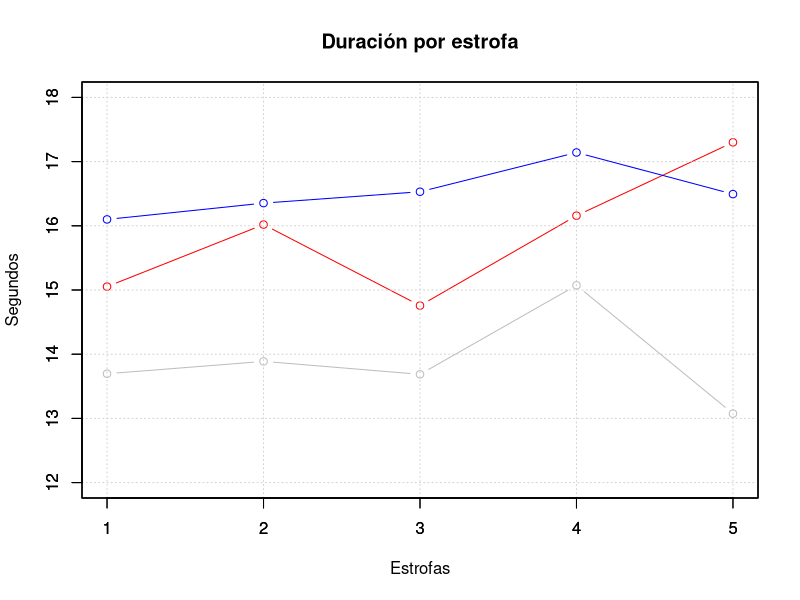
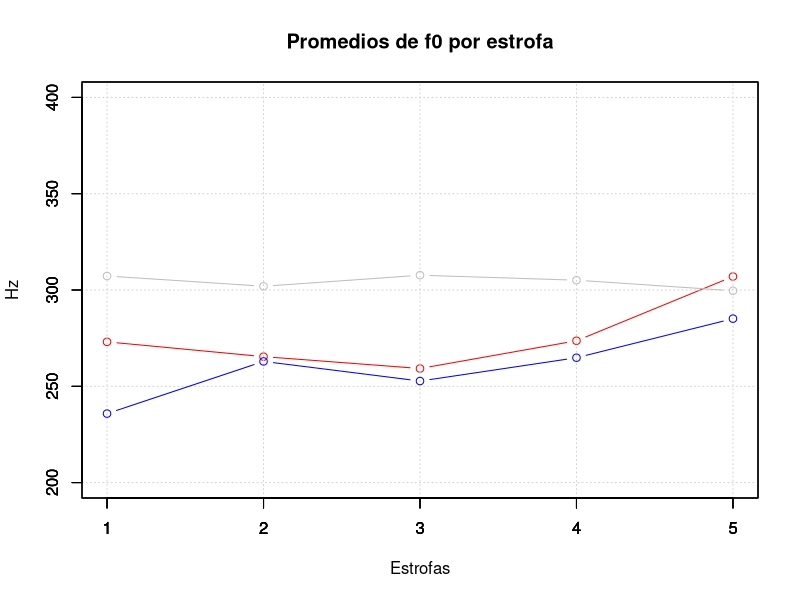
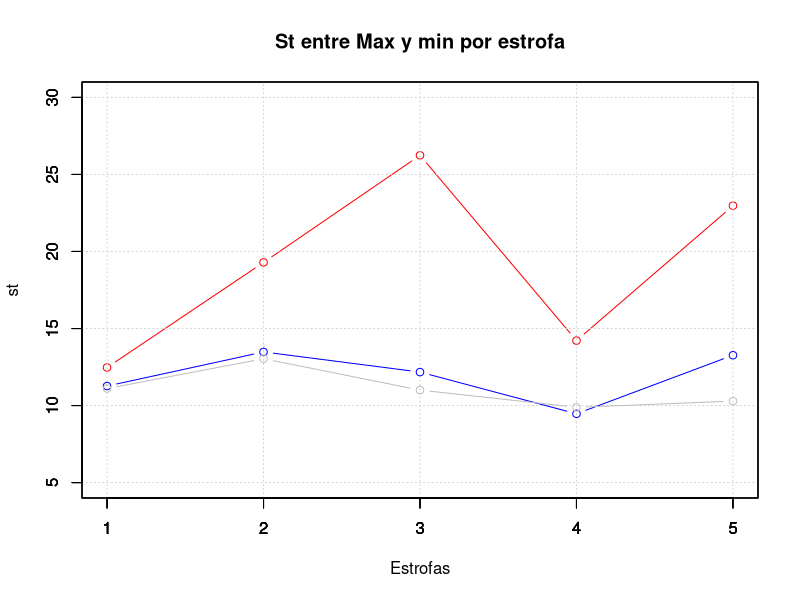
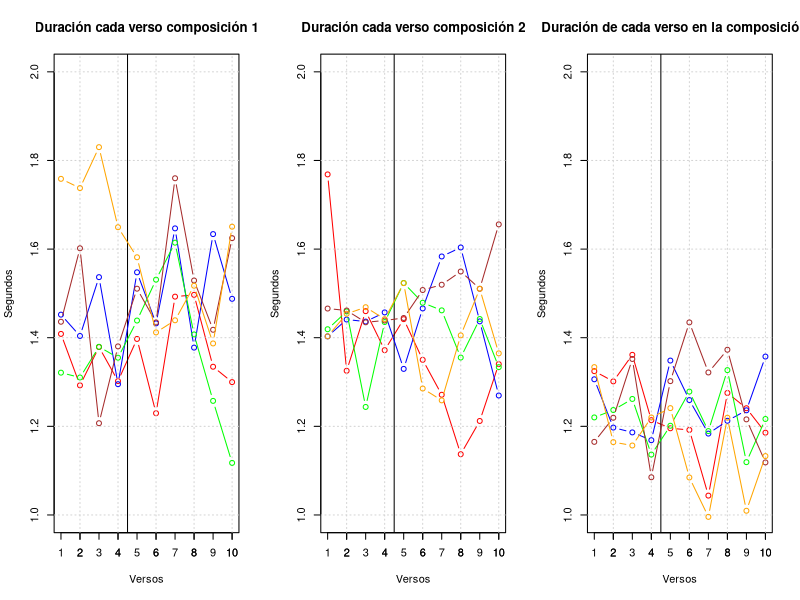
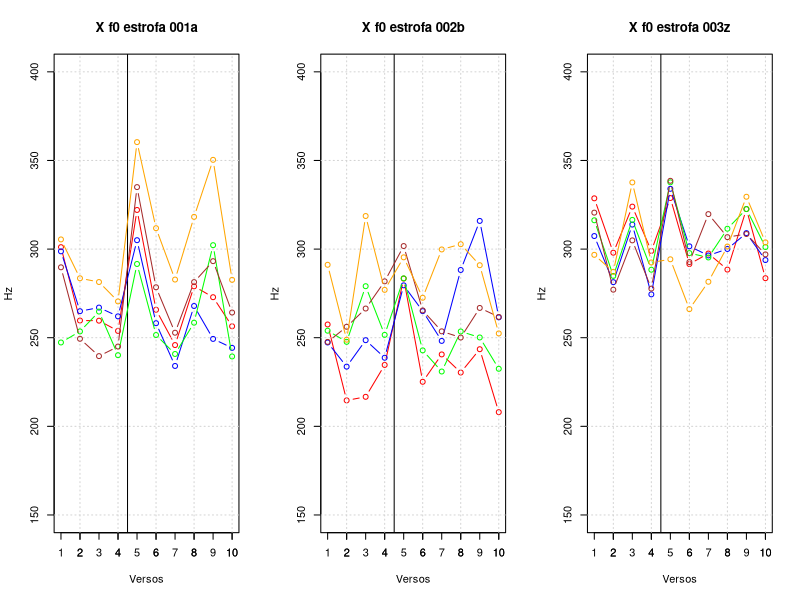
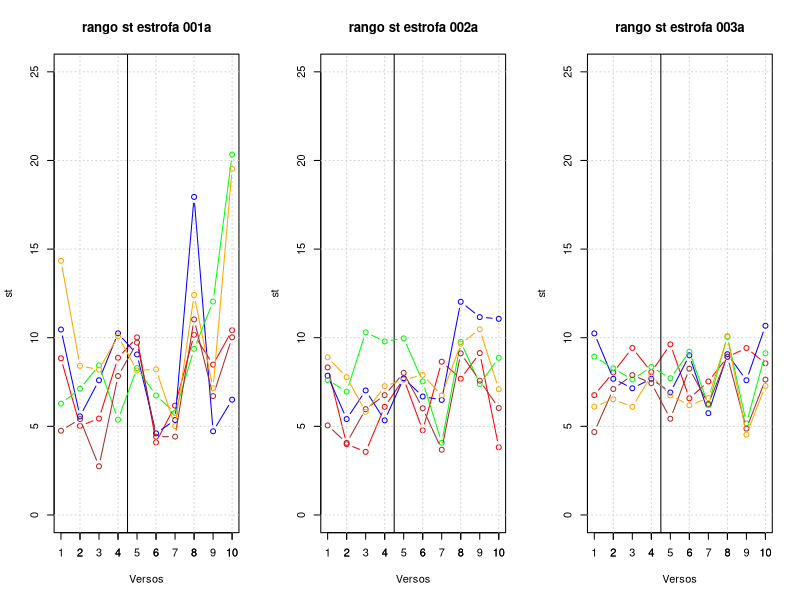
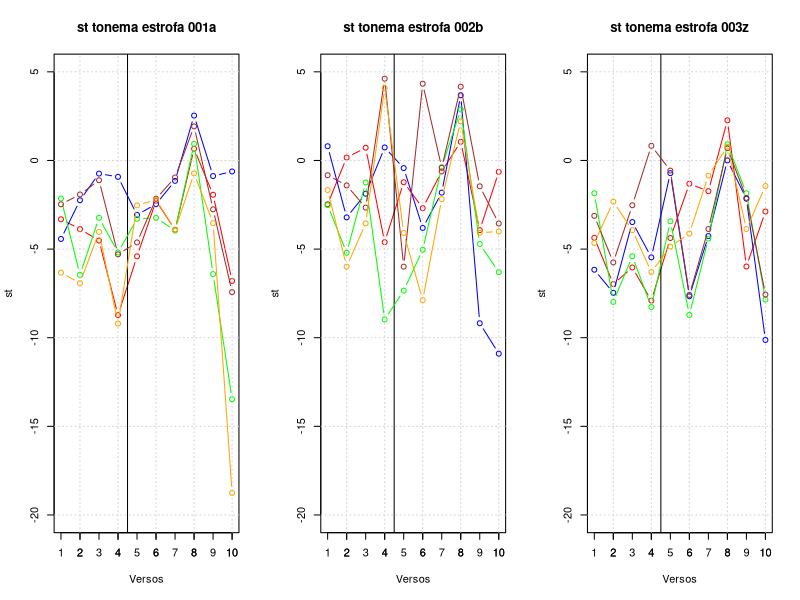
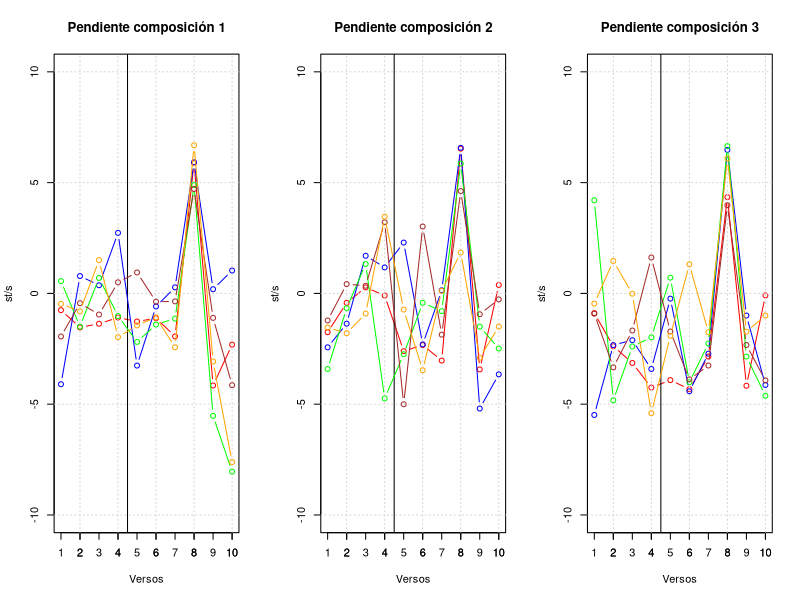

R code for these plots, in order: (Note: this script raises an error after producing the figures.)
#Casa mapa
setwd("/Users/Mapa/Documents/violeta_parra")


# casa Imac
setwd("/Users/guru/Documents/vparra/corpus")

# Universidad
setwd("/Users/imac/Documents/violetaParra/septiembre2024")

 # por verso
data <- read.csv('data.txt')

# por estrofa
data_g <- read.csv('data_g.txt')
str(data_g)
comp001 <- subset(data_g,composicion == 1)
comp002 <- subset(data_g,composicion == 2)
comp003 <- subset(data_g,composicion == 3)









str(data)

caso001 <- subset(data, composicion == 1)
caso002 <- subset(data, composicion == 2)
caso003 <- subset(data, composicion == 3)

duracion = c(mean(caso001[,6]), mean(caso002[,6]), mean(caso003[,6]))
xf0_todas = c(mean(caso001[,7]), mean(caso002[,7]), mean(caso003[,7]))
stMm_todas = c(mean(caso001[,8]), mean(caso002[,8]), mean(caso003[,8]))
stT_todas <- c(mean(caso001[,9]), mean(caso002[,9]), mean(caso003[,9]))


primera001 <- subset(caso001,estrofa=="1")
segunda001 <- subset(caso001,estrofa=="2")
tercera001 <- subset(caso001,estrofa=="3")
cuarta001 <- subset(caso001,estrofa=="4")
quinta001 <- subset(caso001,estrofa=="5")



primera002 <- subset(caso002,estrofa=="1")
segunda002 <- subset(caso002,estrofa=="2")
tercera002 <- subset(caso002,estrofa=="3")
cuarta002 <- subset(caso002,estrofa=="4")
quinta002 <- subset(caso002,estrofa=="5")


primera003 <- subset(caso003,estrofa=="1")
segunda003 <- subset(caso003,estrofa=="2")
tercera003 <- subset(caso003,estrofa=="3")
cuarta003 <- subset(caso003,estrofa=="4")
quinta003 <- subset(caso003,estrofa=="5")



#########################
######    GRAFICOS     ###########
#########################

# generales

# duracion [,4]

# x f0[,5]

# semitonos máx y mín [,8]

# Duración por estrofa en las tres composiciones
plot.new()
plot(comp001[,4], type ="b",col = "red", ylim=c(12,18), ylab="",xaxt= "n",yaxt="n", xlab= "", main="Duración por estrofa")
grid()
par(new=TRUE)
plot(comp002[,4], type ="b",col = "blue", ylim=c(12,18), yxat="n", xaxt= "n", ylab="", xlab= "")
par(new=TRUE)
plot(comp003[,4], type ="b",col = "gray", ylim=c(12,18), ylab="Segundos", xlab= "Estrofas", yxat="n")
axis(1, at=(1:5), labels=c("1", "2", "3", "4", "5"))


# Promedios de f0 
plot.new()
plot(comp001[,5], type ="b",col = "red", ylim=c(200,400), ylab="Hz", xlab= "Estrofas", main="Promedios de f0 por estrofa")
grid()
axis(1, at=(1:5), labels=c("1", "2", "3", "4", "5"))
par(new=TRUE)
plot(comp002[,5], type ="b",col = "blue", ylim=c(200,400), ylab="", xlab= "")
par(new=TRUE)
plot(comp003[,5], type ="b",col = "gray", ylim=c(200,400), ylab="", xlab= "")


# st máximo y mínimo

plot.new()
plot(comp001[,8], type ="b",col = "red", ylim=c(5,30), ylab="st", xlab= "Estrofas", main="St entre Max y min por estrofa")
grid()
axis(1, at=(1:5), labels=c("1", "2", "3", "4", "5"))
par(new=TRUE)
plot(comp002[,8], type ="b",col = "blue", ylim=c(5,30), ylab="", xlab= "")
par(new=TRUE)
plot(comp003[,8], type ="b",col = "gray", ylim=c(5,30), ylab="", xlab= "")









####### valores generales para los gráficos

axis_versos <- c("1", "2", "3", "4", "5", "6", "7", "8", "9", "10")
dursegs = c(1,2)
valoresf0 = c(150,400)
rangost <- c(0,25)
rangost_T <- c(-20,5)
rangoP <- c(-10,10)
rangoPT <- c(-80, 20)
#########################



# específicos
# Duración por verso y por estrofa


par(mfrow= c(1,3))
plot(primera001[,4],primera001[,6], type="b", col = "red", ylim=dursegs, ylab= "Segundos", xlab = "Versos", main = "Duración cada verso composición 1")
axis(1, at=(1:10), labels=axis_versos)
abline(v=4.5)
grid()
par(new=TRUE)
plot(segunda001[,4], segunda001[,6], type="b", col = "blue", ylim=dursegs, ylab = "", xlab = "", axes = FALSE)
par(new=TRUE)
plot(tercera001[,4], tercera001[,6], type="b", col = "green", ylim=dursegs, ylab = "", xlab = "", axes = FALSE)
par(new=TRUE)
plot(cuarta001[,4], cuarta001[,6], type="b", col = "brown", ylim=dursegs, ylab = "", xlab = "", axes = FALSE)
par(new=TRUE)
plot(quinta001[,4], quinta001[,6], type="b", col = "orange", ylim=dursegs, ylab = "", xlab = "", axes = FALSE)
# dibujar óvalo

plot(primera002[,4],primera002[,6], type="b", col = "red", ylim=dursegs, ylab= "Segundos", xlab = "Versos", main = "Duración cada verso composición 2")
axis(1, at=(1:10), labels=axis_versos)
abline(v=4.5)
grid()
par(new=TRUE)
plot(segunda002[,4], segunda002[,6], type="b", col = "blue", ylim=dursegs, ylab = "", xlab = "", axes = FALSE)
par(new=TRUE)
plot(tercera002[,4], tercera002[,6], type="b", col = "green", ylim=dursegs, ylab = "", xlab = "", axes = FALSE)
par(new=TRUE)
plot(cuarta002[,4], cuarta002[,6], type="b", col = "brown", ylim=dursegs, ylab = "", xlab = "", axes = FALSE)
par(new=TRUE)
plot(quinta002[,4], quinta002[,6], type="b", col = "orange", ylim=dursegs, ylab = "", xlab = "", axes = FALSE)

plot(primera003[,4],primera003[,6], type="b", col = "red", ylim=dursegs, ylab= "Segundos", xlab = "Versos", main = "Duración de cada verso en la composición 3")
axis(1, at=(1:10), labels=axis_versos)
abline(v=4.5)
grid()
par(new=TRUE)
plot(segunda003[,4], segunda003[,6], type="b", col = "blue", ylim=dursegs, ylab = "", xlab = "", axes = FALSE)
par(new=TRUE)
plot(tercera003[,4], tercera003[,6], type="b", col = "green", ylim=dursegs, ylab = "", xlab = "", axes = FALSE)
par(new=TRUE)
plot(cuarta003[,4], cuarta003[,6], type="b", col = "brown", ylim=dursegs, ylab = "", xlab = "", axes = FALSE)
par(new=TRUE)
plot(quinta003[,4], quinta003[,6], type="b", col = "orange", ylim=dursegs, ylab = "", xlab = "", axes = FALSE)






par(mfrow= c(1,3))## X f0 por verso y por estrofa
#plot.new()
plot(primera001[,4],primera001[,7], type="b", col = "red", ylim=valoresf0, ylab= "Hz", xlab = "Versos", main = "X f0 estrofa 001a")
axis(1, at=(1:10), labels=axis_versos)
abline(v=4.5)
grid()
par(new=TRUE)
plot(segunda001[,4], segunda001[,7], type="b", col = "blue", ylim=valoresf0, ylab = "", xlab = "", axes = FALSE)
par(new=TRUE)
plot(tercera001[,4], tercera001[,7], type="b", col = "green", ylim=valoresf0, ylab = "", xlab = "", axes = FALSE)
par(new=TRUE)
plot(cuarta001[,4], cuarta001[,7], type="b", col = "brown", ylim=valoresf0, ylab = "", xlab = "", axes = FALSE)
par(new=TRUE)
plot(quinta001[,4], quinta001[,7], type="b", col = "orange", ylim=valoresf0, ylab = "", xlab = "", axes = FALSE)

#plot.new()
plot(primera002[,4],primera002[,7], type="b", col = "red", ylim=valoresf0, ylab= "Hz", xlab = "Versos", main = "X f0 estrofa 002b")
axis(1, at=(1:10), labels=axis_versos)
abline(v=4.5)
grid()
par(new=TRUE)
plot(segunda002[,4], segunda002[,7], type="b", col = "blue", ylim=valoresf0, ylab = "", xlab = "", axes = FALSE)
par(new=TRUE)
plot(tercera002[,4], tercera002[,7], type="b", col = "green", ylim=valoresf0, ylab = "", xlab = "", axes = FALSE)
par(new=TRUE)
plot(cuarta002[,4], cuarta002[,7], type="b", col = "brown", ylim=valoresf0, ylab = "", xlab = "", axes = FALSE)
par(new=TRUE)
plot(quinta002[,4], quinta002[,7], type="b", col = "orange", ylim=valoresf0, ylab = "", xlab = "", axes = FALSE)


#plot.new()

plot(primera003[,4],primera003[,7], type="b", col = "red", ylim=valoresf0, ylab= "Hz", xlab = "Versos", main = "X f0 estrofa 003z")
axis(1, at=(1:10), labels=axis_versos)
abline(v=4.5)
grid()
par(new=TRUE)
plot(segunda003[,4], segunda003[,7], type="b", col = "blue", ylim=valoresf0, ylab = "", xlab = "", axes = FALSE)
par(new=TRUE)
plot(tercera003[,4], tercera003[,7], type="b", col = "green", ylim=valoresf0, ylab = "", xlab = "", axes = FALSE)
par(new=TRUE)
plot(cuarta003[,4], cuarta003[,7], type="b", col = "brown", ylim=valoresf0, ylab = "", xlab = "", axes = FALSE)
par(new=TRUE)
plot(quinta003[,4], quinta003[,7], type="b", col = "orange", ylim=valoresf0, ylab = "", xlab = "", axes = FALSE)






## Rango en st verso y por estrofa
par(mfrow= c(1,3))
plot(primera001[,4],primera001[,8], type="b", col = "red", ylim= rangost , ylab= "st", xlab = "Versos", main = "rango st estrofa 001a")
axis(1, at=(1:10), labels=axis_versos)
abline(v=4.5)
grid()
par(new=TRUE)
plot(segunda001[,4], segunda001[,8], type="b", col = "blue", ylim= rangost , ylab = "", xlab = "", axes = FALSE)
par(new=TRUE)
plot(tercera001[,4], tercera001[,8], type="b", col = "green", ylim= rangost , ylab = "", xlab = "", axes = FALSE)
par(new=TRUE)
plot(cuarta001[,4], cuarta001[,8], type="b", col = "brown", ylim= rangost, ylab = "", xlab = "", axes = FALSE)
par(new=TRUE)
plot(quinta001[,4], quinta001[,8], type="b", col = "orange", ylim= rangost, ylab = "", xlab = "", axes = FALSE)


plot(primera002[,4],primera002[,8], type="b", col = "red", ylim= rangost , ylab= "st", xlab = "Versos", main = "rango st estrofa 002a")
axis(1, at=(1:10), labels=axis_versos)
abline(v=4.5)
grid()
par(new=TRUE)
plot(segunda002[,4], segunda002[,8], type="b", col = "blue", ylim= rangost , ylab = "", xlab = "", axes = FALSE)
par(new=TRUE)
plot(tercera002[,4], tercera002[,8], type="b", col = "green", ylim= rangost , ylab = "", xlab = "", axes = FALSE)
par(new=TRUE)
plot(cuarta002[,4], cuarta002[,8], type="b", col = "brown", ylim= rangost, ylab = "", xlab = "", axes = FALSE)
par(new=TRUE)
plot(quinta002[,4], quinta002[,8], type="b", col = "orange", ylim= rangost, ylab = "", xlab = "", axes = FALSE)


plot(primera003[,4],primera003[,8], type="b", col = "red", ylim= rangost , ylab= "st", xlab = "Versos", main = "rango st estrofa 003a")
axis(1, at=(1:10), labels=axis_versos)
abline(v=4.5)
grid()
par(new=TRUE)
plot(segunda003[,4], segunda003[,8], type="b", col = "blue", ylim= rangost , ylab = "", xlab = "", axes = FALSE)
par(new=TRUE)
plot(tercera003[,4], tercera003[,8], type="b", col = "green", ylim= rangost , ylab = "", xlab = "", axes = FALSE)
par(new=TRUE)
plot(cuarta003[,4], cuarta003[,8], type="b", col = "brown", ylim= rangost, ylab = "", xlab = "", axes = FALSE)
par(new=TRUE)
plot(quinta003[,4], quinta003[,8], type="b", col = "orange", ylim= rangost, ylab = "", xlab = "", axes = FALSE)





## Rango en st tonema
par(mfrow= c(1,3))
plot(primera001[,4],primera001[,9], type="b", col = "red", ylim= rangost_T, ylab= "st", xlab = "Versos", main = "st tonema estrofa 001a")
axis(1, at=(1:10), labels=axis_versos)
abline(v=4.5)
grid()
par(new=TRUE)
plot(segunda001[,4], segunda001[,9], type="b", col = "blue", ylim= rangost_T, ylab = "", xlab = "", axes = FALSE)
par(new=TRUE)
plot(tercera001[,4], tercera001[,9], type="b", col = "green", ylim= rangost_T, ylab = "", xlab = "", axes = FALSE)
par(new=TRUE)
plot(cuarta001[,4], cuarta001[,9], type="b", col = "brown", ylim= rangost_T, ylab = "", xlab = "", axes = FALSE)
par(new=TRUE)
plot(quinta001[,4], quinta001[,9], type="b", col = "orange", ylim= rangost_T, ylab = "", xlab = "", axes = FALSE)



plot(primera002[,4],primera002[,9], type="b", col = "red", ylim= rangost_T, ylab= "st", xlab = "Versos", main = "st tonema estrofa 002b")
axis(1, at=(1:10), labels=axis_versos)
abline(v=4.5)
grid()
par(new=TRUE)
plot(segunda002[,4], segunda002[,9], type="b", col = "blue", ylim= rangost_T, ylab = "", xlab = "", axes = FALSE)
par(new=TRUE)
plot(tercera002[,4], tercera002[,9], type="b", col = "green", ylim= rangost_T, ylab = "", xlab = "", axes = FALSE)
par(new=TRUE)
plot(cuarta002[,4], cuarta002[,9], type="b", col = "brown", ylim= rangost_T, ylab = "", xlab = "", axes = FALSE)
par(new=TRUE)
plot(quinta002[,4], quinta002[,9], type="b", col = "orange", ylim= rangost_T, ylab = "", xlab = "", axes = FALSE)


plot(primera003[,4],primera003[,9], type="b", col = "red", ylim= rangost_T, ylab= "st", xlab = "Versos", main = "st tonema estrofa 003z")
axis(1, at=(1:10), labels=axis_versos)
abline(v=4.5)
grid()
par(new=TRUE)
plot(segunda003[,4], segunda003[,9], type="b", col = "blue", ylim= rangost_T, ylab = "", xlab = "", axes = FALSE)
par(new=TRUE)
plot(tercera003[,4], tercera003[,9], type="b", col = "green", ylim= rangost_T, ylab = "", xlab = "", axes = FALSE)
par(new=TRUE)
plot(cuarta003[,4], cuarta003[,9], type="b", col = "brown", ylim= rangost_T, ylab = "", xlab = "", axes = FALSE)
par(new=TRUE)
plot(quinta003[,4], quinta003[,9], type="b", col = "orange", ylim= rangost_T, ylab = "", xlab = "", axes = FALSE)



#### Pendiente del verso
par(mfrow= c(1,3))
plot(primera001[,4],primera001[,10], type="b", col = "red", ylim= rangoP, ylab= "st/s", xlab = "Versos", main = "Pendiente composición 1")
axis(1, at=(1:10), labels=axis_versos)
abline(v=4.5)
grid()
par(new=TRUE)
plot(segunda001[,4], segunda001[,10], type="b", col = "blue", ylim= rangoP, ylab = "", xlab = "", axes = FALSE)
par(new=TRUE)
plot(tercera001[,4], tercera001[,10], type="b", col = "green", ylim= rangoP, ylab = "", xlab = "", axes = FALSE)
par(new=TRUE)
plot(cuarta001[,4], cuarta001[,10], type="b", col = "brown", ylim= rangoP, ylab = "", xlab = "", axes = FALSE)
par(new=TRUE)
plot(quinta001[,4], quinta001[,10], type="b", col = "orange", ylim= rangoP, ylab = "", xlab = "", axes = FALSE)



plot(primera002[,4],primera002[,10], type="b", col = "red", ylim= rangoP, ylab= "st/s", xlab = "Versos", main = "Pendiente composición 2")
axis(1, at=(1:10), labels=axis_versos)
abline(v=4.5)
grid()
par(new=TRUE)
plot(segunda002[,4], segunda002[,10], type="b", col = "blue", ylim= rangoP, ylab = "", xlab = "", axes = FALSE)
par(new=TRUE)
plot(tercera002[,4], tercera002[,10], type="b", col = "green", ylim= rangoP, ylab = "", xlab = "", axes = FALSE)
par(new=TRUE)
plot(cuarta002[,4], cuarta002[,10], type="b", col = "brown", ylim= rangoP, ylab = "", xlab = "", axes = FALSE)
par(new=TRUE)
plot(quinta002[,4], quinta002[,10], type="b", col = "orange", ylim= rangoP, ylab = "", xlab = "", axes = FALSE)



plot(primera003[,4],primera003[,10], type="b", col = "red", ylim= rangoP, ylab= "st/s", xlab = "Versos", main = "Pendiente composición 3")
axis(1, at=(1:10), labels=axis_versos)
abline(v=4.5)
grid()
par(new=TRUE)
plot(segunda003[,4], segunda003[,10], type="b", col = "blue", ylim= rangoP, ylab = "", xlab = "", axes = FALSE)
par(new=TRUE)
plot(tercera003[,4], tercera003[,10], type="b", col = "green", ylim= rangoP, ylab = "", xlab = "", axes = FALSE)
par(new=TRUE)
plot(cuarta003[,4], cuarta003[,10], type="b", col = "brown", ylim= rangoP, ylab = "", xlab = "", axes = FALSE)
par(new=TRUE)
plot(quinta003[,4], quinta003[,10], type="b", col = "orange", ylim= rangoP, ylab = "", xlab = "", axes = FALSE)






#### Pendiente del tonema
par(mfrow= c(1,3))
plot(primera001[,4],primera001[,11], type="b", col = "red", ylim= rangoPT, ylab= "st/s", xlab = "Versos", main = "Pendiente del tonema composición 1")
axis(1, at=(1:10), labels=axis_versos)
abline(v=4.5)
grid()
par(new=TRUE)
plot(segunda001[,4], segunda001[,11], type="b", col = "blue", ylim= rangoPT, ylab = "", xlab = "", axes = FALSE)
par(new=TRUE)
plot(tercera001[,4], tercera001[,11], type="b", col = "green", ylim= rangoPT, ylab = "", xlab = "", axes = FALSE)
par(new=TRUE)
plot(cuarta001[,4], cuarta001[,11], type="b", col = "brown", ylim= rangoPT, ylab = "", xlab = "", axes = FALSE)
par(new=TRUE)
plot(quinta001[,4], quinta001[,11], type="b", col = "orange", ylim= rangoPT, ylab = "", xlab = "", axes = FALSE)



plot(primera002[,4],primera002[,11], type="b", col = "red", ylim= rangoPT, ylab= "st/s", xlab = "Versos", main = "Pendiente del tonema composición 2")
axis(1, at=(1:10), labels=axis_versos)
abline(v=4.5)
grid()
par(new=TRUE)
plot(segunda002[,4], segunda002[,11], type="b", col = "blue", ylim= rangoPT, ylab = "", xlab = "", axes = FALSE)
par(new=TRUE)
plot(tercera002[,4], tercera002[,11], type="b", col = "green", ylim= rangoPT, ylab = "", xlab = "", axes = FALSE)
par(new=TRUE)
plot(cuarta002[,4], cuarta002[,11], type="b", col = "brown", ylim= rangoPT, ylab = "", xlab = "", axes = FALSE)
par(new=TRUE)
plot(quinta002[,4], quinta002[,11], type="b", col = "orange", ylim= rangoPT, ylab = "", xlab = "", axes = FALSE)



plot(primera003[,4],primera003[,11], type="b", col = "red", ylim= rangoPT, ylab= "st/s", xlab = "Versos", main = "Pendiente del tonema composición 3")
axis(1, at=(1:10), labels=axis_versos)
abline(v=4.5)
grid()
par(new=TRUE)
plot(segunda003[,4], segunda003[,11], type="b", col = "blue", ylim= rangoPT, ylab = "", xlab = "", axes = FALSE)
par(new=TRUE)
plot(tercera003[,4], tercera003[,11], type="b", col = "green", ylim= rangoPT, ylab = "", xlab = "", axes = FALSE)
par(new=TRUE)
plot(cuarta003[,4], cuarta003[,11], type="b", col = "brown", ylim= rangoPT, ylab = "", xlab = "", axes = FALSE)
par(new=TRUE)
plot(quinta003[,4], quinta003[,11], type="b", col = "orange", ylim= rangoPT, ylab = "", xlab = "", axes = FALSE)




# general por estrofa
par(mfrow=c(1,3))
plot(data_g[,2],type="b", ylab= "segundos", xlab="Estrofa", main ="Duración")
grid()

plot(data_g[,3],type="b", ylab= "Hz", xlab="Estrofa", main = "Promedio f0")
grid()

plot(data_g[,6],type="b", ylab= "st", xlab="Estrofa", main = "Rango st")
grid()
